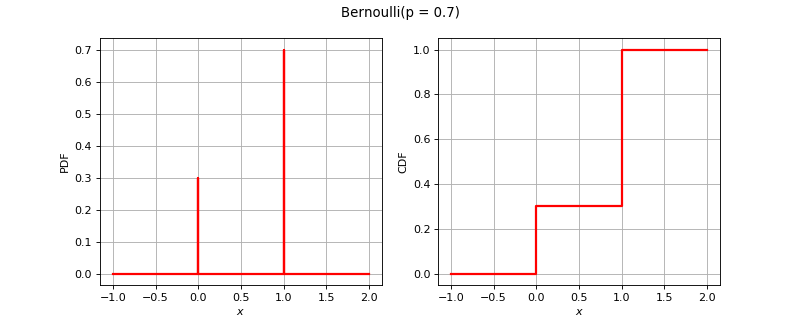

Source code (Python):
import openturns as ot
from matplotlib import pyplot as plt
from openturns.viewer import View
if ot.Bernoulli().__class__.__name__ == 'Bernoulli':
    distribution = ot.Bernoulli(0.7)
elif ot.Bernoulli().__class__.__name__ == 'Binomial':
    distribution = ot.Binomial(5, 0.2)
elif ot.Bernoulli().__class__.__name__ == 'ComposedDistribution':
    copula = ot.IndependentCopula(2)
    marginals = [ot.Uniform(1.0, 2.0), ot.Normal(2.0, 3.0)]
    distribution = ot.ComposedDistribution(marginals, copula)
elif ot.Bernoulli().__class__.__name__ == 'CumulativeDistributionNetwork':
    coll = [ot.Normal(2),ot.Dirichlet([0.5, 1.0, 1.5])]
    distribution = ot.CumulativeDistributionNetwork(coll, ot.BipartiteGraph([[0,1], [0,1]]))
elif ot.Bernoulli().__class__.__name__ == 'Histogram':
    distribution = ot.Histogram([-1.0, 0.5, 1.0, 2.0], [0.45, 0.4, 0.15])
elif ot.Bernoulli().__class__.__name__ == 'KernelMixture':
    kernel = ot.Uniform()
    sample = ot.Normal().getSample(5)
    bandwith = [1.0]
    distribution = ot.KernelMixture(kernel, bandwith, sample)
elif ot.Bernoulli().__class__.__name__ == 'MaximumDistribution':
    coll = [ot.Uniform(2.5, 3.5), ot.LogUniform(1.0, 1.2), ot.Triangular(2.0, 3.0, 4.0)]
    distribution = ot.MaximumDistribution(coll)
elif ot.Bernoulli().__class__.__name__ == 'Multinomial':
    distribution = ot.Multinomial(5, [0.2])
elif ot.Bernoulli().__class__.__name__ == 'RandomMixture':
    coll = [ot.Triangular(0.0, 1.0, 5.0), ot.Uniform(-2.0, 2.0)]
    weights = [0.8, 0.2]
    cst = 3.0
    distribution = ot.RandomMixture(coll, weights, cst)
elif ot.Bernoulli().__class__.__name__ == 'TruncatedDistribution':
    distribution = ot.TruncatedDistribution(ot.Normal(2.0, 1.5), 1.0, 4.0)
elif ot.Bernoulli().__class__.__name__ == 'UserDefined':
    distribution = ot.UserDefined([[0.0], [1.0], [2.0]], [0.2, 0.7, 0.1])
elif ot.Bernoulli().__class__.__name__ == 'ZipfMandelbrot':
    distribution = ot.ZipfMandelbrot(10, 2.5, 0.3)
else:
    distribution = ot.Bernoulli()
dimension = distribution.getDimension()
title = str(distribution)[:100].split('\n')[0]
if dimension == 1:
    distribution.setDescription(['$x$'])
    pdf_graph = distribution.drawPDF()
    cdf_graph = distribution.drawCDF()
    fig = plt.figure(figsize=(10, 4))
    pdf_axis = fig.add_subplot(121)
    cdf_axis = fig.add_subplot(122)
    View(pdf_graph, figure=fig, axes=[pdf_axis], add_legend=False)
    View(cdf_graph, figure=fig, axes=[cdf_axis], add_legend=False)
    fig.suptitle(title)
elif dimension == 2:
    distribution.setDescription(['$x_1$', '$x_2$'])
    pdf_graph = distribution.drawPDF()
    pdf_graph.setTitle(title)
    fig = plt.figure(figsize=(10, 5))
    pdf_axis = fig.add_subplot(111)
    View(pdf_graph, figure=fig, axes=[pdf_axis], add_legend=False, square_axes=True)
